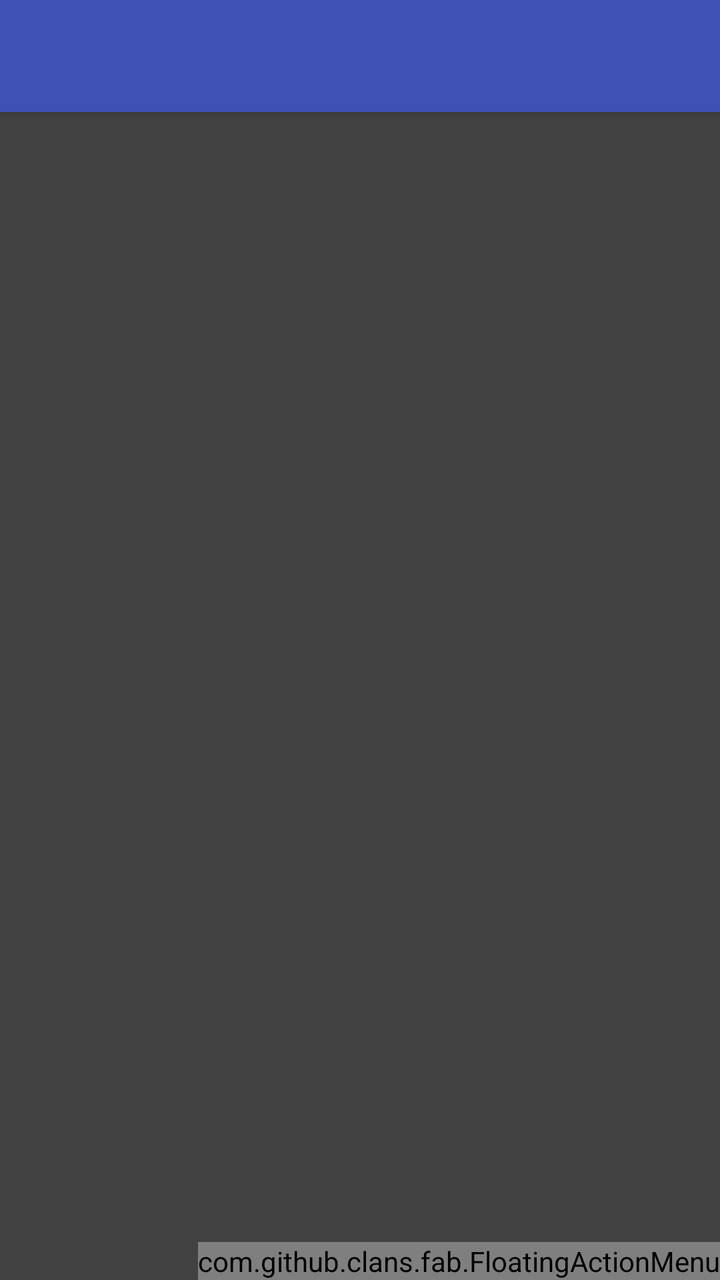
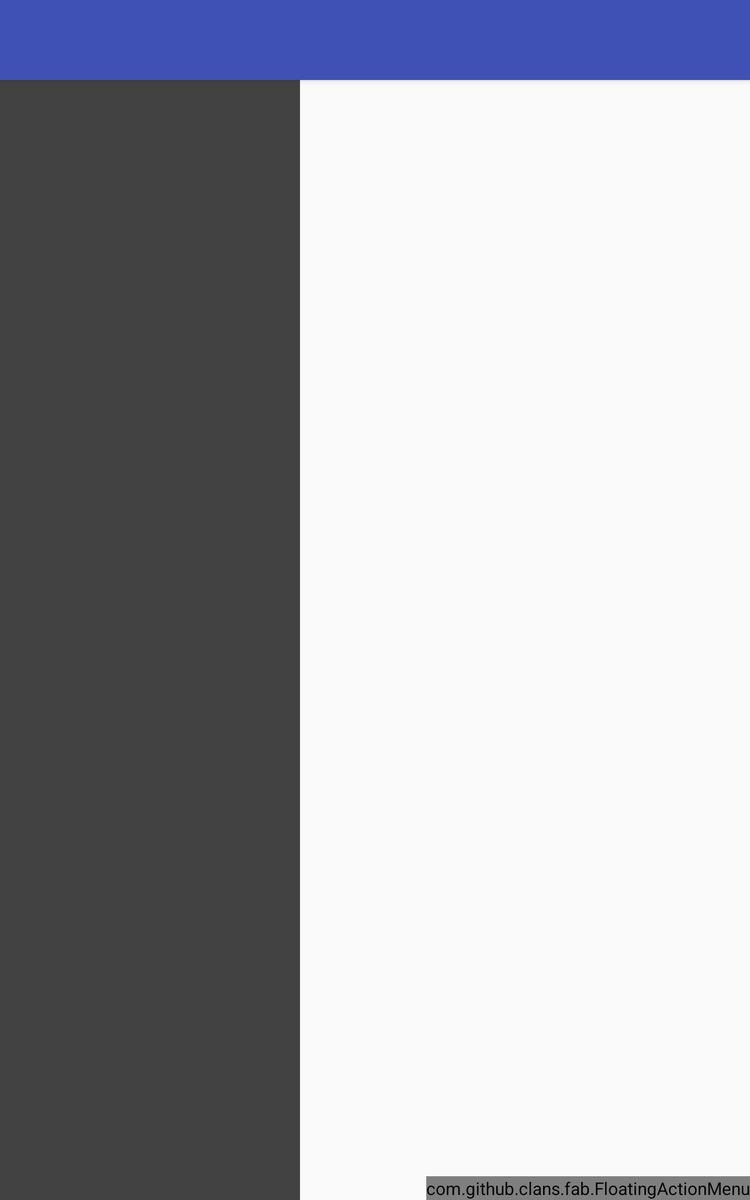

Two renders of one Android screen. The first uses the default layout on a phone; the second uses the alternative layout the repository ships for a different screen configuration, on a matching device. The two XML files are below.
<!-- AndroidManifest.xml: activity theme AppTheme.NoActionBar -->
<!-- res/layout/activity_main.xml -->
<?xml version="1.0" encoding="utf-8"?>
<android.support.design.widget.CoordinatorLayout xmlns:android="http://schemas.android.com/apk/res/android"
    xmlns:app="http://schemas.android.com/apk/res-auto"
    xmlns:tools="http://schemas.android.com/tools"
    xmlns:fab="http://schemas.android.com/apk/res-auto"
    android:id="@+id/coordinator_layout"
    android:layout_width="match_parent"
    android:layout_height="match_parent"
    tools:context="shakeup.hollywoo.MainActivity">

    <android.support.design.widget.AppBarLayout
        android:id="@+id/app_bar"
        android:layout_width="match_parent"
        android:layout_height="wrap_content"
        android:theme="@style/AppTheme.AppBarOverlay">

        <android.support.v7.widget.Toolbar
            android:id="@+id/toolbar"
            android:layout_width="match_parent"
            android:layout_height="?attr/actionBarSize"
            app:layout_scrollFlags="scroll|enterAlways|snap"
            app:popupTheme="@style/AppTheme.PopupOverlay" />

    </android.support.design.widget.AppBarLayout>

    <include layout="@layout/content_main" />

    <com.github.clans.fab.FloatingActionMenu
        android:id="@+id/fab_filter_menu"
        android:layout_width="wrap_content"
        android:layout_height="wrap_content"
        fab:menu_icon="@drawable/ic_filter_variant_white_24dp"
        android:layout_gravity="bottom|end">

        <com.github.clans.fab.FloatingActionButton
            android:id="@+id/fab_filter_popular"
            android:layout_width="wrap_content"
            android:layout_height="wrap_content"
            android:src="@drawable/ic_filter_variant_white_18dp"
            fab:fab_size="mini"
            fab:fab_label="Most Popular"/>
        <com.github.clans.fab.FloatingActionButton
            android:id="@+id/fab_filter_rating"
            android:layout_width="wrap_content"
            android:layout_height="wrap_content"
            android:src="@drawable/ic_filter_variant_white_18dp"
            fab:fab_size="mini"
            fab:fab_label="Highest Rated"/>
        <com.github.clans.fab.FloatingActionButton
            android:id="@+id/fab_filter_favorites"
            android:layout_width="wrap_content"
            android:layout_height="wrap_content"
            android:src="@drawable/ic_filter_variant_white_18dp"
            fab:fab_size="mini"
            fab:fab_label="Favorites"/>
    </com.github.clans.fab.FloatingActionMenu>

</android.support.design.widget.CoordinatorLayout>
<!-- res/layout/content_main.xml (included above) -->
<?xml version="1.0" encoding="utf-8"?>
<GridView xmlns:android="http://schemas.android.com/apk/res/android"
    xmlns:app="http://schemas.android.com/apk/res-auto"
    xmlns:tools="http://schemas.android.com/tools"
    android:id="@+id/movie_gridview"
    android:layout_width="match_parent"
    android:layout_height="match_parent"
    android:numColumns="2"
    android:orientation="vertical"
    android:stretchMode="columnWidth"
    android:verticalSpacing="@dimen/grid_spacing_vertical"
    android:horizontalSpacing="@dimen/grid_spacing_horizontal"
    app:layout_behavior="@string/appbar_scrolling_view_behavior"
    android:background="@color/cardview_dark_background">
    

</GridView>
<!-- resources referenced by this layout -->
<resources>
  <dimen name="grid_spacing_horizontal">1dp</dimen>
  <dimen name="grid_spacing_vertical">1dp</dimen>
  <style name="AppTheme.AppBarOverlay" parent="ThemeOverlay.AppCompat.Dark.ActionBar" />
  <style name="AppTheme.PopupOverlay" parent="ThemeOverlay.AppCompat.Light" />
  <style name="AppTheme.NoActionBar">
          <item name="windowActionBar">false</item>
          <item name="windowNoTitle">true</item>
      </style>
</resources>
<!-- res/layout-sw600dp/activity_main.xml (the repository's variant of the layout above) -->
<!-- drawn on a 7-inch tablet held upright -->
<?xml version="1.0" encoding="utf-8"?>
<android.support.design.widget.CoordinatorLayout xmlns:android="http://schemas.android.com/apk/res/android"
    xmlns:app="http://schemas.android.com/apk/res-auto"
    xmlns:tools="http://schemas.android.com/tools"
    xmlns:fab="http://schemas.android.com/apk/res-auto"
    android:id="@+id/coordinator_layout"
    android:layout_width="match_parent"
    android:layout_height="match_parent"
    android:fitsSystemWindows="true"
    tools:context="shakeup.hollywoo.MainActivity">

    <android.support.design.widget.AppBarLayout
        android:id="@+id/app_bar"
        android:layout_width="match_parent"
        android:layout_height="?attr/actionBarSize"
        android:theme="@style/AppTheme.AppBarOverlay">

        <android.support.v7.widget.Toolbar
            android:id="@+id/toolbar"
            android:layout_width="match_parent"
            android:layout_height="?attr/actionBarSize"/>

    </android.support.design.widget.AppBarLayout>

    <LinearLayout
        android:layout_width="match_parent"
        android:layout_height="match_parent"
        android:orientation="horizontal"
        app:layout_behavior="@string/appbar_scrolling_view_behavior">

        <include layout="@layout/content_main"
            android:layout_height="match_parent"
            android:layout_width="0dp"
            android:layout_weight=".4"/>
        <ScrollView
            android:layout_height="match_parent"
            android:layout_width="0dp"
            android:layout_weight=".6"
            tools:layout="@layout/content_movie_detail">
            <FrameLayout
                android:id="@+id/movie_detail_container"
                android:layout_width="match_parent"
                android:layout_height="wrap_content"/>
        </ScrollView>


    </LinearLayout>


    <com.github.clans.fab.FloatingActionMenu
        android:id="@+id/fab_filter_menu"
        android:layout_width="wrap_content"
        android:layout_height="wrap_content"
        fab:menu_icon="@drawable/ic_filter_variant_white_24dp"
        android:layout_gravity="bottom|end">

        <com.github.clans.fab.FloatingActionButton
            android:id="@+id/fab_filter_popular"
            android:layout_width="wrap_content"
            android:layout_height="wrap_content"
            android:src="@drawable/ic_filter_variant_white_18dp"
            fab:fab_size="mini"
            fab:fab_label="Most Popular"/>
        <com.github.clans.fab.FloatingActionButton
            android:id="@+id/fab_filter_rating"
            android:layout_width="wrap_content"
            android:layout_height="wrap_content"
            android:src="@drawable/ic_filter_variant_white_18dp"
            fab:fab_size="mini"
            fab:fab_label="Highest Rated"/>
        <com.github.clans.fab.FloatingActionButton
            android:id="@+id/fab_filter_favorites"
            android:layout_width="wrap_content"
            android:layout_height="wrap_content"
            android:src="@drawable/ic_filter_variant_white_18dp"
            fab:fab_size="mini"
            fab:fab_label="Favorites"/>
    </com.github.clans.fab.FloatingActionMenu>

</android.support.design.widget.CoordinatorLayout>
<!-- resources referenced by the variant -->
<!-- as a 7-inch tablet held upright resolves them -->
<resources>
  <dimen name="grid_spacing_horizontal">1dp</dimen>
  <dimen name="grid_spacing_vertical">1dp</dimen>
  <style name="AppTheme.AppBarOverlay" parent="ThemeOverlay.AppCompat.Dark.ActionBar" />
  <style name="AppTheme.NoActionBar">
          <item name="windowActionBar">false</item>
          <item name="windowNoTitle">true</item>
      </style>
</resources>
